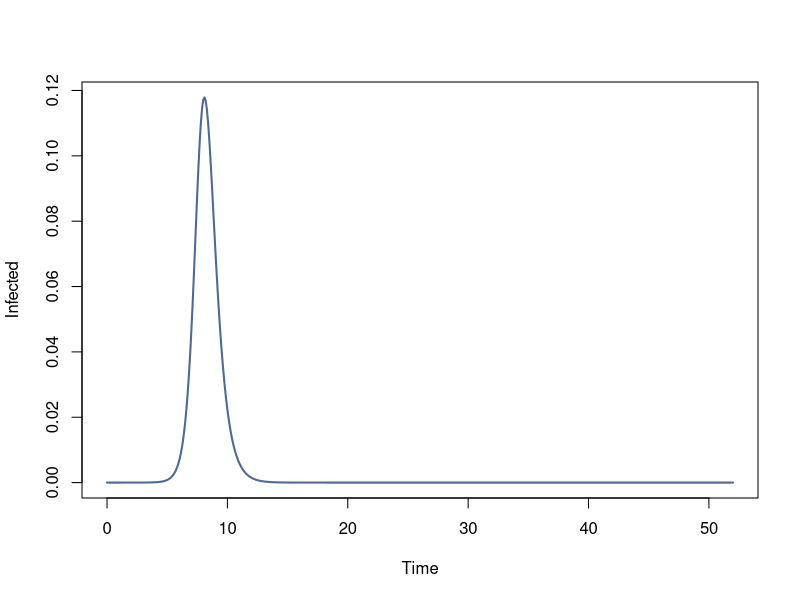
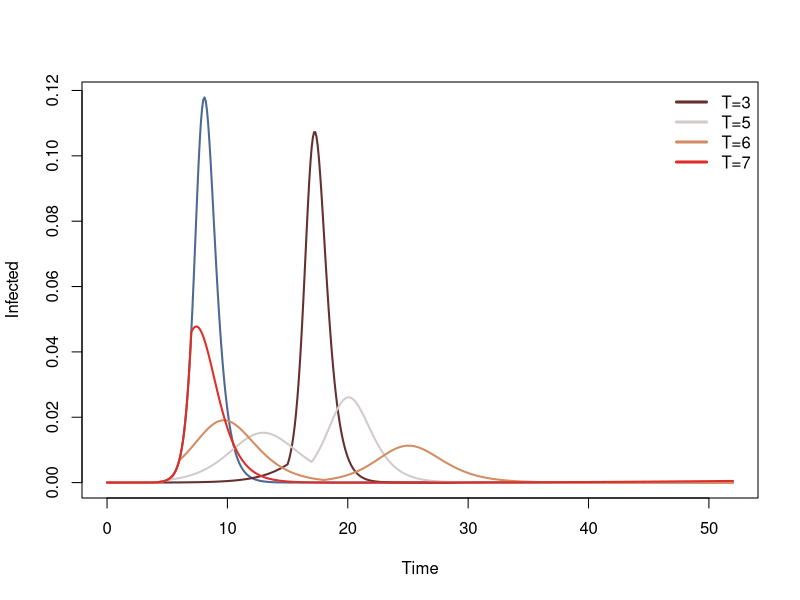

These figures' R source, in order:
### R code from vignette source 'social-distancing.rnw'
### Encoding: UTF-8

###################################################
### code chunk number 1: packages
###################################################
require(deSolve)

#define a color palette
pulp <- c(rgb(101,48,47, maxColorValue=255),    #brown
          rgb(210,202,203, maxColorValue=255),  #gray
          rgb(211,141,101, maxColorValue=255),  #peach
          rgb(223,45,39, maxColorValue=255),    #red
          rgb(250,208,10, maxColorValue=255),   #yellow
          rgb(16,16,18, maxColorValue=255),     #black
          rgb(76,106,147, maxColorValue=255)    #blue
          )


###################################################
### code chunk number 2: sir-closed
###################################################
sir.model.closed <- function (t, x, params) {    #here we begin a function with three arguments
  S <- x[1]                               #create local variable S, the first element of x
  I <- x[2]                               #create local variable I
  R <- x[3]                               #create local variable R
  with(                                   #we can simplify code using "with"
       as.list(params),                   #this argument to "with" lets us use the variable names
       {                                  #the system of rate equations
         dS <- -beta*S*I
         dI <- beta*S*I-gamma*I
         dR <- gamma*I
         dx <- c(dS,dI,dR)                #combine results into a single vector dx
         list(dx)                         #return result as a list
       }
       )
}


###################################################
### code chunk number 3: parameters
###################################################
R0 <- 1.8
N <-  1  				              #population size
gamma <- 7/2.6  			        #recovery rate (in years)
beta <- R0*(gamma)/N 	        #transmission rate
phi <- 0.3333
D <- 12
xstart <- c(S=0, I=0, R=0)	  #initial conditions, must sum to one
xstart[2] <- 1/58000000
xstart[1] <- 1-xstart[2]
xstart[3] <- 1-sum(xstart)
Tmax <- 52                    #integrate for 200 years after transients
params <- c(beta=beta, gamma=gamma)   #parameter vector
tau <- 0.1                    #size of time step
times <- seq(0, Tmax, by=tau) #function seq returns a sequence


###################################################
### code chunk number 4: social-distancing.rnw:125-126
###################################################
out <- as.data.frame(ode(xstart,times,sir.model.closed,params, method='ode45', rtol=1e-7))


###################################################
### code chunk number 5: plot-1
###################################################
plot(out$time,
     out$I,
     type='l',
     lwd=2,
     xlab='Time',
     ylab='Infected',
     col=pulp[7])  #plot the I variable against time


###################################################
### code chunk number 6: sd-initiated
###################################################
Tvec <- c(3, 5, 6, 7)


###################################################
### code chunk number 7: color (eval = FALSE)
###################################################
## require(EBImage)   # available on Bioconductor
## require(rPlotter)  # https://github.com/woobe/rPlotter
## 
## ## Define a list of images from Tarantino's movies
## lst_tar <- list(
##   reservoir_dogs = "http://filmhash.files.wordpress.com/2011/06/reservoir-dogs-051.jpg",
##   pulp_fiction = "http://www.scoutlondon.com/blog/wp-content/uploads/2012/05/Pulp-Fiction.jpg",
##   kill_bill = "http://www.moviegoods.com/Assets/product_images/1010/477803.1010.A.jpg",
##   django = "http://www.comingsoon.net/nextraimages/djangounchainednewposter.jpg"
##   )
## 
## 
## ## Create palette for each image and save them all into one PNG
## png("example_tarantino.png", width = 1000, height = 1000, res = 150)
## par(mfrow = c(4,4))
## 
## for (n_tar in 1:length(lst_tar)) {
##   tmp_url <- unlist(lst_tar[n_tar])
##   if (n_tar %% 2 != 0) display(readImage(tmp_url), method = "raster")
##   set.seed(1234)
##   pie(rep(1, 3), col = extract_colours(tmp_url, 3))
##   pie(rep(1, 5), col = extract_colours(tmp_url, 5))
##   if (n_tar %% 2 == 0) display(readImage(tmp_url), method = "raster")
## }


###################################################
### code chunk number 8: solve
###################################################

# plot baseline again
plot(out$time,
     out$I,
     type='l',
     lwd=2,
     xlab='Time',
     ylab='Infected',
     col=pulp[7])  #plot the I variable against time

# create a list to store information for the legend
legend.info <- data.frame(T=numeric(0),col=character(0),stringsAsFactors=FALSE)      

for(i in 1:length(Tvec)){
  T <- Tvec[i]

  out1 <- ode(xstart,                               # start at initial condition
             seq(0,T,tau),                          # solve from 0 to T
             sir.model.closed,params,
             method='ode45',
             rtol=1e-7)  
  
  out2 <- ode(tail(out1,1)[2:4],                    # start at end of last solution
             seq(T,T+D,tau),                        # solve from T to T+D
             sir.model.closed,
             c(beta=beta*(1-phi), gamma=gamma),     # change beta
             method='ode45',
             rtol=1e-7)
  
  out3 <- ode(tail(out2,1)[2:4],                    # start at end of last solution
             seq(T+D, Tmax, tau),                   # solve from T+D to Tmax
             sir.model.closed,
             params,                                # reset parameters
             method='ode45',
             rtol=1e-7) 
  
  data <- as.data.frame(rbind(out1, out2, out3))
  
  lines(data$time,
        data$I,
        col=pulp[i],
        lwd=2)
  
  legend.info[i,] <- c(T=T, col=as.character(pulp[i]))
}

legend('topright',
       legend=paste('T=',legend.info$T, sep=''),
       lty=1,
       lwd=3,
       col=legend.info$col,
       bty='n')
